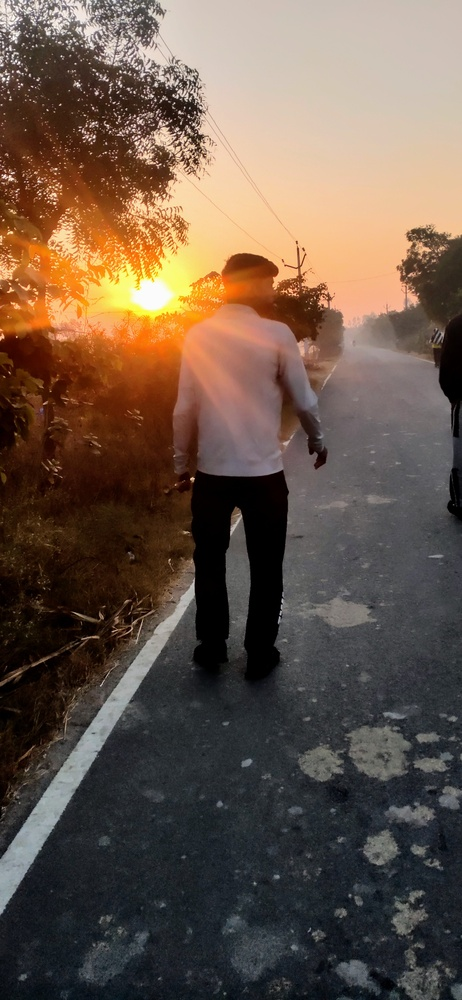
#> input picture 04_Histogram/input4.jpg, 462 x 1000 px, shrunk from 1936 x 4192 before the run
$ python program.py
#> lines starting #> are read from the running program, lines starting #| are printed output that depends on the picture
import cv2
import matplotlib.pyplot as plt

img = cv2.imread("input4.jpg", 0)
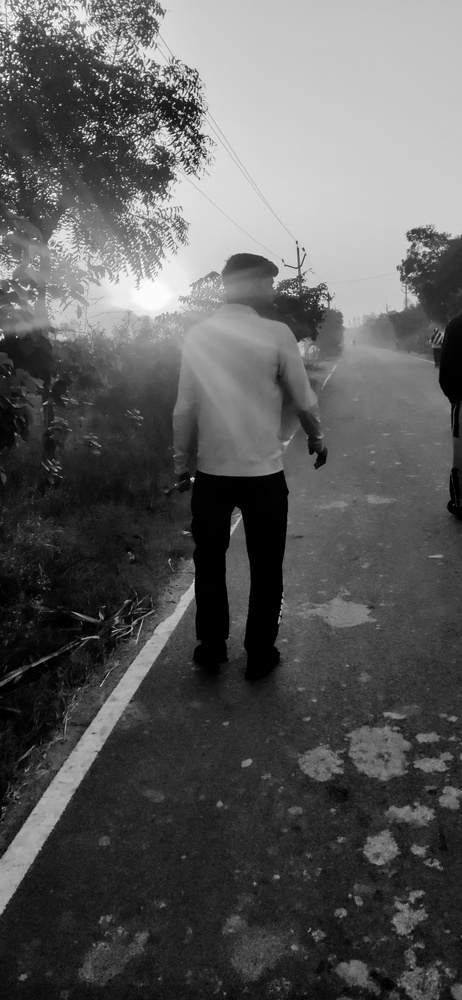
#> img: shape (1000, 462); min 0, max 255, mean 91

hist = cv2.calcHist([img], [0], None, [256], [0, 256])
#> hist = 256 values, max 9904 at index 0, min 12 at index 254, mean 1804.7

print("Highest frequency:", hist.argmax())
#| Highest frequency: 0

plt.figure()
plt.hist(img.ravel(), 256, [0, 256])
plt.title("Histogram")
plt.xlabel("Intensity")
plt.ylabel("Frequency")
plt.savefig("output.png")
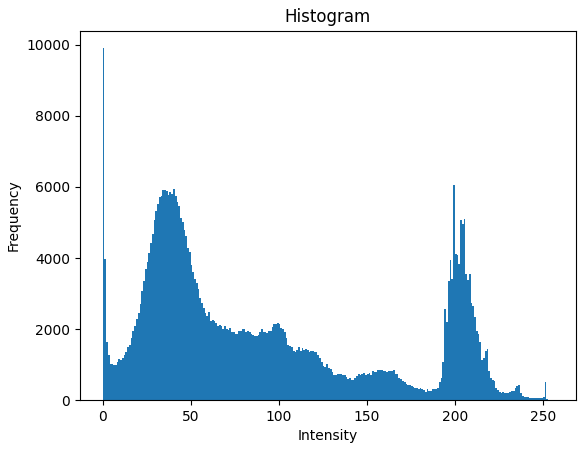
#> figure drawn by matplotlib, 1 panel; tallest bar 9904 high, from x = 0 to 1

cv2.imshow("Original Image", img)

plt.show()

cv2.waitKey(0)
cv2.destroyAllWindows()
